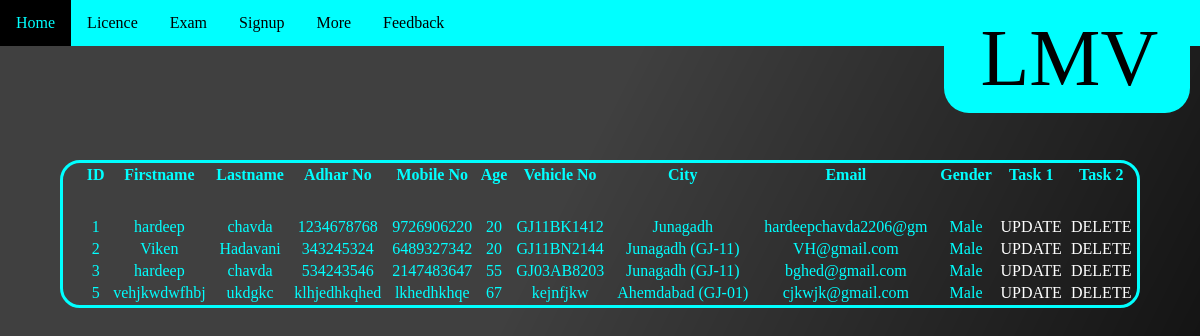
/admin/LMV.php, run on the app's committed database.
### tables this page shows
CREATE TABLE `lmv1` (
  `id` int(10) NOT NULL,
  `name` varchar(65) NOT NULL,
  `lname` varchar(65) NOT NULL,
  `ano` varchar(55) NOT NULL,
  `mno` varchar(55) NOT NULL,
  `age` varchar(99) NOT NULL,
  `vno` varchar(45) NOT NULL,
  `city` varchar(75) NOT NULL,
  `email` varchar(95) NOT NULL,
  `addr` varchar(200) NOT NULL,
  `gender` varchar(20) NOT NULL
);

### admin/LMV.php (the view, shortened to what this page needs)
<?php
    include('connect.php');
?>
        <html><head></head>
        <body>
        <nav>
            <ul>
                <li><a href='Home.php'>Home</a></li>
                <li class='dropdown'>
                <a class='dropbtn'>Licence</a>
                </li>
                <li><a href='exam.php'>Exam</a></li>
                <li><a href='reg.php'>Signup</a></li>
                <li class='dropdown'>
                <a class='dropbtn'>More</a>
                </li>
                <li><a href='Feedback.php'>Feedback</a></li>
            </ul>
        </nav>
        <div class="head">LMV</div>
        <table>
        <tr>
        <th>ID</th>
        <th>Firstname</th>
        <th>Lastname</th>
        <th>Adhar No</th>
        <th>Mobile No</th>
        <th>Age</th>
        <th>Vehicle No</th>
        <th>City</th>
        <th>Email</th>
        <th>Gender</th>
        <th>Task 1</th>
        <th>Task 2</th>
        </tr><tr></tr><tr></tr><tr></tr><tr></tr><tr></tr><tr></tr><tr></tr><tr></tr><tr></tr><tr></tr><tr></tr><tr></tr><tr></tr><tr></tr><tr></tr>
<?php
        $q = mysqli_query($cn,"select * from lmv1");
    while($r = mysqli_fetch_array($q))
    {
        echo "
        <tr>
            <td><center>".$r[0]."</center></td>
            <td><center>".$r[1]."</center></td>
            <td><center>".$r[2]."</center></td>
            <td><center>".$r[3]."</center></td>
            <td><center>".$r[4]."</center></td>
            <td><center>".$r[5]."</center></td>
            <td><center>".$r[6]."</center></td>
            <td><center>".$r[7]."</center></td>
            <td><center>".$r[8]."</center></td>
            <td><center>".$r[10]."</center></td>
            <td><center><a class='link' href='lmvupd.php?id=".$r[0]." '>UPDATE</a></center></td>
            <td><center><a class='link' href='lmvdel.php?id=".$r[0]." '>DELETE</a></center></td>
        </tr>";
    }
        echo "</table></body></html>";
?>

### admin/LMV.php (style rules this page uses)
* { margin: 0%; overflow: hidden; font-family: 'Lucida Sans'; }
body { background-image: url('blackBG.png'); }
nav ul { margin: 0; padding: 0; background-color:aqua; color: black; overflow: hidden; z-index: 5; }
nav li { float: left; }
nav li a { display: block; color:black; text-align: center; padding: 14px 16px; text-decoration: none; z-index: 5; }
.link { color:white; text-decoration: none; }
.head { width: 210px; height: 100px; background-color: aqua; border-radius: 25px; font-size: 80px; padding-left: 3%; position: absolute; left: 78.7%; animation-name: head; animation-duration: 2s; animation-fill-mode: forwards; }
table { position: absolute; top:20%; left:5%; border: 3px solid aqua; border-radius:20px; padding-left: 20px; width:90%; color:aqua; animation-name: fade; animation-duration: 4s; animation-fill-mode: forwards; }

### data on the page
lmv1: id "1", name "hardeep", lname "chavda", ano "1234678768", mno "9726906220", age "20", vno "GJ11BK1412", city "Junagadh", email "hardeepchavda2206@gm", gender "Male"
lmv1: id "2", name "Viken", lname "Hadavani", ano "343245324", mno "6489327342", age "20", vno "GJ11BN2144", city "Junagadh (GJ-11)", email "VH@gmail.com", gender "Male"
lmv1: id "3", name "hardeep", lname "chavda", ano "534243546", mno "2147483647", age "55", vno "GJ03AB8203", city "Junagadh (GJ-11)", email "bghed@gmail.com", gender "Male"
lmv1: id "5", name "vehjkwdwfhbj", lname "ukdgkc", ano "klhjedhkqhed", mno "lkhedhkhqe", age "67", vno "kejnfjkw", city "Ahemdabad (GJ-01)", email "cjkwjk@gmail.com", gender "Male"
